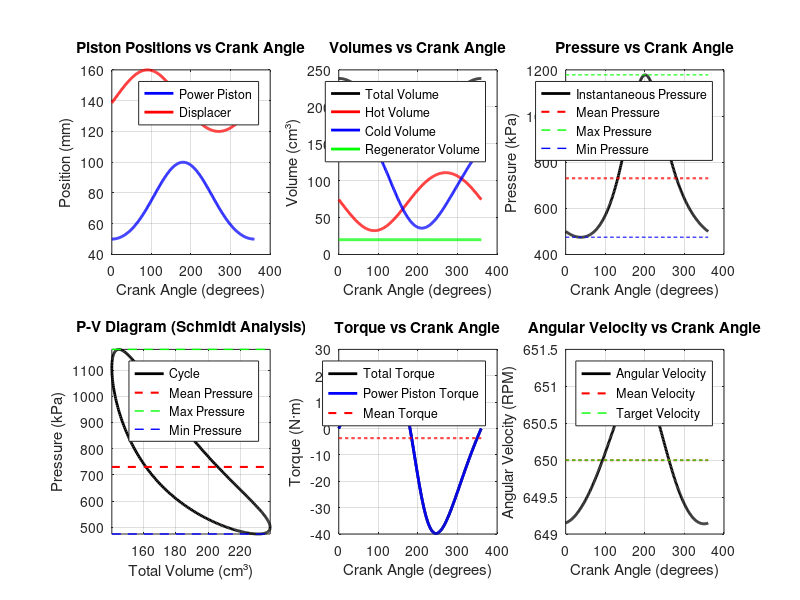

MATLAB code for this plot:
%% Stirling Engine Cycle Problem

clear; clc; close all;

%% Functions

function pistonPosition = calculatePistonPosition(crankAngle, crankLength, rodLength)
    % Position is relative to bottom dead center (BDC)
    beta = asin(crankLength * sin(crankAngle) / rodLength);
    pistonPosition = rodLength * cos(beta) - crankLength * cos(crankAngle);
end

function coldVol = calculateColdVolume(crankAngle, params)
    % Calculate piston positions
    powerPistonPos = calculatePistonPosition(crankAngle, params.powerCrankLength, params.powerRodLength);
    displacerPos = calculatePistonPosition(crankAngle + params.phaseShift, params.displacerCrankLength, params.displacerRodLength);
    
    % Calculate cold side height
    % Distance between displacer and power piston, minus powerPinToPistonTop, minus half displacer height
    coldVol.height = (displacerPos - powerPistonPos) - params.powerPinToPistonTop - (params.displacerHeight / 2);
    
    % Calculate cold volume
    coldVol.volume = params.cylinderCrossSectionalArea * coldVol.height;
    
    % Ensure volume is non-negative
    coldVol.volume = max(coldVol.volume, 0);
end

function hotVol = calculateHotVolume(crankAngle, params)
%CALCULATEHOTVOLUME Calculate hot side volume
%   Inputs:
%       crankAngle - Crank angle in radians
%       params - Structure containing engine parameters
%   Output:
%       hotVol - Structure containing hot volume data
%           hotVol.volume - Hot side volume in m³
%           hotVol.height - Hot side height in m

    % Calculate piston positions
    powerPistonPos = calculatePistonPosition(crankAngle, params.powerCrankLength, params.powerRodLength);
    displacerPos = calculatePistonPosition(crankAngle + params.phaseShift, params.displacerCrankLength, params.displacerRodLength);
    
    % Calculate cold side height (same as in calculateColdVolume)
    coldHeight = (displacerPos - powerPistonPos) - params.powerPinToPistonTop - (params.displacerHeight / 2);
    
    % Calculate hot side height
    % Hot height = ColdHotHeight - cold height
    hotVol.height = params.totalCylinderHeight - .5 * params.displacerHeight - displacerPos;
    
    % Calculate hot volume
    hotVol.volume = params.cylinderCrossSectionalArea * hotVol.height;
    
    % Ensure volume is non-negative
    hotVol.volume = max(hotVol.volume, 0);
end

function schmidt = calculateSchmidtAnalysis(crankAngle, params)
%CALCULATESCHMIDTANALYSIS Calculate Schmidt analysis for Stirling engine
%   Inputs:
%       crankAngle - Crank angle in radians
%       params - Structure containing engine parameters
%   Output:
%       schmidt - Structure containing Schmidt analysis results
%           schmidt.pressure - Instantaneous pressure in Pa
%           schmidt.totalMass - Total mass in system in kg
%           schmidt.coldVolume - Cold side volume in m³
%           schmidt.hotVolume - Hot side volume in m³
%           schmidt.regeneratorVolume - Regenerator volume in m³

    % Calculate volumes at current crank angle
    coldVol = calculateColdVolume(crankAngle, params);
    hotVol = calculateHotVolume(crankAngle, params);
    
    % Extract volumes
    V_c = coldVol.volume;           % Cold side volume
    V_h = hotVol.volume;            % Hot side volume
    V_reg = params.regeneratorVolume; % Regenerator volume (constant)
    
    % Extract temperatures
    T_c = params.coldTemperature;   % Cold side temperature
    T_h = params.hotTemperature;    % Hot side temperature
    T_r = params.regeneratorTemperature; % Regenerator temperature
    
    % Extract gas constant
    R = params.gasConstant;         % Gas constant
    
    % Calculate total mass using ideal gas law at BDC condition
    % At BDC, we know the pressure and can calculate total mass
    V_comp_bdc = calculateColdVolume(0, params).volume;  % Cold volume at BDC
    V_exp_bdc = calculateHotVolume(0, params).volume;    % Hot volume at BDC
    P_bdc = params.pressureAtBDC;                        % Pressure at BDC
    
    % Apply ideal gas law at BDC condition
    denominator_bdc = V_comp_bdc/T_c + V_reg/T_r + V_exp_bdc/T_h;
    m_total = P_bdc * denominator_bdc / R;  % kg
    
    % Schmidt equation: P = m_total * R / (V_c/T_c + V_r/T_r + V_h/T_h)
    denominator = V_c/T_c + V_reg/T_r + V_h/T_h;
    P = (m_total * R) / denominator;  % Pa
    
    % Store results in structure
    schmidt.pressure = P;
    schmidt.totalMass = m_total;
    schmidt.coldVolume = V_c;
    schmidt.hotVolume = V_h;
    schmidt.regeneratorVolume = V_reg;
end

function torque = calculateTorque(crankAngle, params)
    % Pressure from Schmidt at this crank angle (make sure its absolute)
    schmidt = calculateSchmidtAnalysis(crankAngle, params);
    P      = schmidt.pressure;

    % Geometry / constants
    r  = params.powerCrankLength;
    l  = params.powerRodLength;
    A  = params.cylinderCrossSectionalArea;   % same as cylinderArea you use elsewhere
    Patm = params.atmosphericPressure;

    % Net axial force on power piston
    Fp = (P - Patm) * A;

    % Rod obliquity
    sb = (r/l) * sin(crankAngle);             % sinβ

    cb = sqrt(1 - sb.^2);                 % cosβ > 0
    torque.power = Fp * r * sin(crankAngle) ./ cb;

    torque.displacer = 0;                     % equal pressure both sides, zero rod area
    torque.total     = torque.power;
    torque.mean      = torque.total;          % single angle → same as total
end


function flywheel = sizeFlywheel(theta, params)
%SIZEFLYWHEEL Calculate required flywheel dimensions based on energy fluctuation
%   Inputs:
%       theta - Crank angle array in radians
%       params - Structure containing engine parameters
%   Output:
%       flywheel - Structure containing flywheel sizing results
%           flywheel.outerDiameter - Outer diameter in m
%           flywheel.requiredInertia - Required moment of inertia in kg·m²
%           flywheel.mass - Flywheel mass in kg
%           flywheel.energyFluctuation - Energy fluctuation in J
%           flywheel.innerDiameter - Inner diameter in m
%           flywheel.volume - Flywheel volume in m³

    % Extract parameters
    omega_avg = params.averageRPM * 2*pi/60;  % Convert RPM to rad/s
    Cs = params.flywheelCoefficientOfFluctuation;
    w = params.flywheelWidth;
    t = params.flywheelRimThickness;
    rho = params.flywheelMaterialDensity;
    
    % Calculate torque for entire cycle
    T_total = zeros(size(theta));
    for i = 1:length(theta)
        torque = calculateTorque(theta(i), params);
        T_total(i) = torque.total;
    end
    
    T_mean = mean(T_total);
    T_deviation = T_total - T_mean;
    
    % Calculate energy fluctuation
    energy_variation = zeros(size(theta));
    for i = 2:length(theta)
        dtheta = theta(i) - theta(i-1);
        energy_variation(i) = energy_variation(i-1) + ...
                              0.5 * (T_deviation(i) + T_deviation(i-1)) * dtheta;
    end
    
    E_max = max(energy_variation);
    E_min = min(energy_variation);
    energy_fluctuation = E_max - E_min;
    
    % Required moment of inertia
    I_required = energy_fluctuation / (Cs * omega_avg^2);
    
    % Calculate flywheel dimensions using iterative method
    r_outer_guess = (I_required / (2 * pi * rho * w * t))^(1/3);
    
    for iter = 1:10
        r_inner = r_outer_guess - t;
        if r_inner <= 0
            error('Flywheel thickness too large for required inertia');
        end
        
        V = pi * w * (r_outer_guess^2 - r_inner^2);
        m = rho * V;
        I_calc = 0.5 * m * (r_outer_guess^2 + r_inner^2);
        
        error_ratio = I_required / I_calc;
        r_outer_guess = r_outer_guess * error_ratio^(1/3);
        
        if abs(I_calc - I_required) / I_required < 0.001
            break;
        end
    end
    
    r_outer = r_outer_guess;
    D_outer = 2 * r_outer;
    r_inner = r_outer - t;
    D_inner = 2 * r_inner;
    
    V_flywheel = pi * w * (r_outer^2 - r_inner^2);
    mass = rho * V_flywheel;
    
    % Store results in structure
    flywheel.outerDiameter = D_outer;
    flywheel.innerDiameter = D_inner;
    flywheel.requiredInertia = I_required;
    flywheel.mass = mass;
    flywheel.energyFluctuation = energy_fluctuation;
    flywheel.volume = V_flywheel;
    
    % Check against maximum diameter limit
    if D_outer > params.maximumFlywheelDiameter
        warning('Flywheel diameter (%.2f m) exceeds maximum limit (%.2f m)', ...
                D_outer, params.maximumFlywheelDiameter);
    end
end

function dynamics = simulateDynamics(theta, I_flywheel, params)
%SIMULATEDYNAMICS Simulate angular velocity variation with flywheel
%   Inputs:
%       theta - Crank angle array in radians
%       I_flywheel - Flywheel moment of inertia in kg·m²
%       params - Structure containing engine parameters
%   Output:
%       dynamics - Structure containing dynamics simulation results
%           dynamics.angularVelocity - Angular velocity in rad/s
%           dynamics.angularAcceleration - Angular acceleration in rad/s²
%           dynamics.rpm - Angular velocity in RPM
%           dynamics.coefficientOfFluctuation - Actual coefficient of fluctuation
%           dynamics.netTorque - Net torque (engine - load) in N·m
%           dynamics.loadTorque - Load torque in N·m

    % Extract parameters
    omega_avg = params.averageRPM * 2*pi/60;  % Convert RPM to rad/s
    
    % Calculate torque for entire cycle
    T_total = zeros(size(theta));
    for i = 1:length(theta)
        torque = calculateTorque(theta(i), params);
        T_total(i) = torque.total;
    end
    
    T_mean = mean(T_total);
    T_load = T_mean;  % Load torque equals mean engine torque
    T_net = T_total - T_load;  % Net torque available for acceleration
    
    % Calculate angular acceleration
    alpha = T_net / I_flywheel;
    
    % Energy-based approach for velocity calculation
    omega = zeros(size(theta));
    omega(1) = omega_avg;  % Start at average velocity
    
    for i = 2:length(theta)
        dtheta = theta(i) - theta(i-1);
        dW = 0.5 * (T_net(i) + T_net(i-1)) * dtheta;  % Work done by net torque
        omega_squared = omega(i-1)^2 + 2 * dW / I_flywheel;
        
        if omega_squared > 0
            omega(i) = sqrt(omega_squared);
        else
            omega(i) = 0.1 * omega_avg;  % Minimum velocity to avoid zero
        end
    end
    
    % Adjust to maintain correct average speed
    omega_actual_avg = mean(omega);
    omega = omega * (omega_avg / omega_actual_avg);
    
    % Convert to RPM
    rpm = omega * 60 / (2*pi);
    
    % Calculate actual coefficient of fluctuation
    omega_max = max(omega);
    omega_min = min(omega);
    omega_mean = mean(omega);
    Cs_actual = (omega_max - omega_min) / omega_mean;
    
    % Store results in structure
    dynamics.angularVelocity = omega;
    dynamics.angularAcceleration = alpha;
    dynamics.rpm = rpm;
    dynamics.coefficientOfFluctuation = Cs_actual;
    dynamics.netTorque = T_net;
    dynamics.loadTorque = T_load;
    
    % Error checking
    if any(omega <= 0)
        error('Non-positive angular velocity detected');
    end
    
    if Cs_actual > params.flywheelCoefficientOfFluctuation * 1.1
        warning('Actual coefficient of fluctuation (%.4f) exceeds target (%.4f)', ...
                Cs_actual, params.flywheelCoefficientOfFluctuation);
    end
end



%% Prescribed Parameters

% ============== GEOMETRY PARAMETERS ==============

% Power Piston
params.powerCrankLength = 0.025;              % m - Crank radius
params.powerRodLength = 0.075;                % m - Connecting rod length
params.powerPinToPistonTop = 0.005;           % m - Pin to piston distance

% Displacer
params.displacerCrankLength = 0.020;          % m - Crank radius
params.displacerRodLength = 0.140;            % m - Connecting rod length
params.displacerVolume = 4e-5;                % m³ - Displacer volume

% Cylinder
params.cylinderBore = 0.050;                  % m - Bore diameter



% ============== OPERATING CONDITIONS ==============

% Kinematics
params.phaseShift = pi/2;                     % rad - Phase angle (90°)
params.averageRPM = 650;                      % RPM - Operating speed

% Thermodynamics
params.hotTemperature = 900;                  % K - Hot space temperature
params.coldTemperature = 300;                 % K - Cold space temperature


% Pressure
params.pressureAtBDC = 500e3;                 % Pa - Pressure at bottom dead center
params.atmosphericPressure = 101.3e3;         % Pa - Atmospheric pressure


% ============== DEAD VOLUMES ==============

params.compressionRatio = 1.7;                % Given compression ratio
params.regeneratorVolume = 2e-5;              % m³ - Given regenerator volume


% ============== WORKING FLUID (AIR) ==============

params.gasConstant = 287;                     % J/(kg·K) - Specific gas constant
params.gasGamma = 1.4;                        % - Heat capacity ratio
params.gasName = 'Air';


% ============== FLYWHEEL SPECIFICATIONS ==============

params.flywheelWidth = 0.025;                 % m - Flywheel width
params.flywheelRimThickness = 0.050;          % m - Rim thickness
params.flywheelMaterialDensity = 7750;        % kg/m³ - 304 Stainless Steel
params.flywheelCoefficientOfFluctuation = 0.003;  % - Target Cs value

% ============== SIMULATION PARAMETERS ==============

params.simulationPointsPerCycle = 360;        % Points per cycle
params.simulationCycles = 3;                  % Number of cycles
params.simulationTolerance = 1e-6;            % Convergence tolerance
params.maximumFlywheelDiameter = 2.0;         % m - Maximum allowable flywheel diameter


%% Assisting Calculations

% Cylinder cross-sectional area
params.cylinderCrossSectionalArea = pi/4*(params.cylinderBore)^2;

% Displacer GEOMETRY
params.displacerHeight = params.displacerVolume / params.cylinderCrossSectionalArea;

% Calculate power piston positions at BDC and TDC
params.powerPistonPosBDC = calculatePistonPosition(0, params.powerCrankLength, params.powerRodLength);  % 0 radians = BDC
params.powerPistonPosTDC = calculatePistonPosition(pi, params.powerCrankLength, params.powerRodLength);  % π radians = TDC

% Calculate swept volume (volume displaced by power piston)
params.powerSweptVolume = params.cylinderCrossSectionalArea * (params.powerPistonPosTDC - params.powerPistonPosBDC);

% Calculate total volume at BDC (9.23 Pg 2) (Also V_MAX)
params.totalVolumeBDC = params.regeneratorVolume - params.displacerVolume + ( params.compressionRatio * params.powerSweptVolume ) / ( params.compressionRatio - 1 ) ;

%Total cylinder height (crank pin to cylinder roof)
params.ColdHotHeight = params.totalVolumeBDC / params.cylinderCrossSectionalArea;
params.totalCylinderHeight = params.ColdHotHeight + params.displacerHeight + params.powerPinToPistonTop + params.powerRodLength -params.powerCrankLength;

% Regenerator temperature
params.regeneratorTemperature = (params.hotTemperature + params.coldTemperature) / 2;  % K












%% Test Animation - Stirling Engine Cycle Analysis

% Create crank angle array for one complete cycle
theta = linspace(0, 2*pi, params.simulationPointsPerCycle);

% Initialize arrays for storage
powerPistonPos = zeros(size(theta));
displacerPos = zeros(size(theta));
totalVolume = zeros(size(theta));
hotVolume = zeros(size(theta));
coldVolume = zeros(size(theta));
regeneratorVolume = params.regeneratorVolume * ones(size(theta));
pressure = zeros(size(theta));
totalTorque = zeros(size(theta));
powerTorque = zeros(size(theta));

% Calculate all data for each crank angle
fprintf('Calculating cycle data...\n');
for i = 1:length(theta)
    % Calculate piston positions
    powerPistonPos(i) = calculatePistonPosition(theta(i), params.powerCrankLength, params.powerRodLength);
    displacerPos(i) = calculatePistonPosition(theta(i) + params.phaseShift, params.displacerCrankLength, params.displacerRodLength);
    
    % Calculate volumes
    coldVol = calculateColdVolume(theta(i), params);
    hotVol = calculateHotVolume(theta(i), params);
    
    coldVolume(i) = coldVol.volume;
    hotVolume(i) = hotVol.volume;
    totalVolume(i) = coldVolume(i) + hotVolume(i) + regeneratorVolume(i);
    
    % Calculate Schmidt analysis
    schmidt = calculateSchmidtAnalysis(theta(i), params);
    pressure(i) = schmidt.pressure;
    
    % Calculate torque
    torque = calculateTorque(theta(i), params);
    totalTorque(i) = torque.total;
    powerTorque(i) = torque.power;
end

% Calculate flywheel sizing and dynamics
fprintf('Calculating flywheel size and dynamics...\n');
flywheel = sizeFlywheel(theta, params);
dynamics = simulateDynamics(theta, flywheel.requiredInertia, params);

% Calculate cycle averages and limits
meanPressure = mean(pressure);
maxPressure = max(pressure);
minPressure = min(pressure);
meanTorque = mean(totalTorque);
meanAngularVelocity = mean(dynamics.rpm);

% Create comprehensive analysis figure
figure('Name', 'Stirling Engine Cycle Analysis', 'Position', [50, 50, 1800, 1000]);

% Subplot 1: Piston Positions vs Crank Angle
subplot(2,3,1);
plot(theta*180/pi, powerPistonPos*1000, 'b-', 'LineWidth', 2, 'DisplayName', 'Power Piston');
hold on;
plot(theta*180/pi, displacerPos*1000, 'r-', 'LineWidth', 2, 'DisplayName', 'Displacer');
xlabel('Crank Angle (degrees)');
ylabel('Position (mm)');
title('Piston Positions vs Crank Angle');
legend('Location', 'best');
grid on;

% Subplot 2: Volume vs Crank Angle
subplot(2,3,2);
plot(theta*180/pi, totalVolume*1e6, 'k-', 'LineWidth', 2, 'DisplayName', 'Total Volume');
hold on;
plot(theta*180/pi, hotVolume*1e6, 'r-', 'LineWidth', 2, 'DisplayName', 'Hot Volume');
plot(theta*180/pi, coldVolume*1e6, 'b-', 'LineWidth', 2, 'DisplayName', 'Cold Volume');
plot(theta*180/pi, regeneratorVolume*1e6, 'g-', 'LineWidth', 2, 'DisplayName', 'Regenerator Volume');
xlabel('Crank Angle (degrees)');
ylabel('Volume (cm³)');
title('Volumes vs Crank Angle');
legend('Location', 'best');
grid on;

% Subplot 3: Pressure vs Crank Angle with constant pressure lines
subplot(2,3,3);
plot(theta*180/pi, pressure/1000, 'k-', 'LineWidth', 2, 'DisplayName', 'Instantaneous Pressure');
hold on;
plot(theta*180/pi, meanPressure/1000*ones(size(theta)), 'r--', 'LineWidth', 1.5, 'DisplayName', 'Mean Pressure');
plot(theta*180/pi, maxPressure/1000*ones(size(theta)), 'g--', 'LineWidth', 1, 'DisplayName', 'Max Pressure');
plot(theta*180/pi, minPressure/1000*ones(size(theta)), 'b--', 'LineWidth', 1, 'DisplayName', 'Min Pressure');
xlabel('Crank Angle (degrees)');
ylabel('Pressure (kPa)');
title('Pressure vs Crank Angle');
legend('Location', 'best');
grid on;

% Subplot 4: P-V Diagram with constant pressure/temperature lines
subplot(2,3,4);
plot(totalVolume*1e6, pressure/1000, 'k-', 'LineWidth', 2, 'DisplayName', 'Cycle');
hold on;
% Add constant pressure lines
plot([min(totalVolume)*1e6, max(totalVolume)*1e6], [meanPressure/1000, meanPressure/1000], 'r--', 'LineWidth', 1.5, 'DisplayName', 'Mean Pressure');
plot([min(totalVolume)*1e6, max(totalVolume)*1e6], [maxPressure/1000, maxPressure/1000], 'g--', 'LineWidth', 1, 'DisplayName', 'Max Pressure');
plot([min(totalVolume)*1e6, max(totalVolume)*1e6], [minPressure/1000, minPressure/1000], 'b--', 'LineWidth', 1, 'DisplayName', 'Min Pressure');
xlabel('Total Volume (cm³)');
ylabel('Pressure (kPa)');
title('P-V Diagram (Schmidt Analysis)');
legend('Location', 'best');
grid on;
axis tight;

% Subplot 5: Torque vs Crank Angle with average
subplot(2,3,5);
plot(theta*180/pi, totalTorque, 'k-', 'LineWidth', 2, 'DisplayName', 'Total Torque');
hold on;
plot(theta*180/pi, powerTorque, 'b-', 'LineWidth', 2, 'DisplayName', 'Power Piston Torque');
plot(theta*180/pi, meanTorque*ones(size(theta)), 'r--', 'LineWidth', 1.5, 'DisplayName', 'Mean Torque');
xlabel('Crank Angle (degrees)');
ylabel('Torque (N·m)');
title('Torque vs Crank Angle');
legend('Location', 'best');
grid on;

% Subplot 6: Angular Velocity vs Crank Angle with average
subplot(2,3,6);
plot(theta*180/pi, dynamics.rpm, 'k-', 'LineWidth', 2, 'DisplayName', 'Angular Velocity');
hold on;
plot(theta*180/pi, meanAngularVelocity*ones(size(theta)), 'r--', 'LineWidth', 1.5, 'DisplayName', 'Mean Velocity');
plot(theta*180/pi, params.averageRPM*ones(size(theta)), 'g--', 'LineWidth', 1, 'DisplayName', 'Target Velocity');
xlabel('Crank Angle (degrees)');
ylabel('Angular Velocity (RPM)');
title('Angular Velocity vs Crank Angle');
legend('Location', 'best');
grid on;

% Display comprehensive analysis results
fprintf('\n=== STIRLING ENGINE CYCLE ANALYSIS RESULTS ===\n');
fprintf('Engine Configuration:\n');
fprintf('  Power Piston Crank Length: %.1f mm\n', params.powerCrankLength*1000);
fprintf('  Power Piston Rod Length: %.1f mm\n', params.powerRodLength*1000);
fprintf('  Displacer Crank Length: %.1f mm\n', params.displacerCrankLength*1000);
fprintf('  Displacer Rod Length: %.1f mm\n', params.displacerRodLength*1000);
fprintf('  Phase Shift: %.1f degrees\n', params.phaseShift*180/pi);
fprintf('  Cylinder Bore: %.1f mm\n', params.cylinderBore*1000);

fprintf('\nThermodynamic Conditions:\n');
fprintf('  Hot Temperature: %.0f K (%.0f°C)\n', params.hotTemperature, params.hotTemperature-273.15);
fprintf('  Cold Temperature: %.0f K (%.0f°C)\n', params.coldTemperature, params.coldTemperature-273.15);
fprintf('  Regenerator Temperature: %.0f K (%.0f°C)\n', params.regeneratorTemperature, params.regeneratorTemperature-273.15);
fprintf('  Pressure at BDC: %.1f kPa\n', params.pressureAtBDC/1000);

fprintf('\nPiston Motion Analysis:\n');
fprintf('  Power Piston Stroke: %.2f mm\n', (max(powerPistonPos) - min(powerPistonPos))*1000);
fprintf('  Displacer Stroke: %.2f mm\n', (max(displacerPos) - min(displacerPos))*1000);
fprintf('  Power Piston Max Position: %.2f mm\n', max(powerPistonPos)*1000);
fprintf('  Displacer Max Position: %.2f mm\n', max(displacerPos)*1000);

fprintf('\nVolume Analysis:\n');
fprintf('  Total Volume Range: %.2f - %.2f cm³\n', min(totalVolume)*1e6, max(totalVolume)*1e6);
fprintf('  Compression Ratio: %.2f\n', max(totalVolume)/min(totalVolume));
fprintf('  Hot Volume Range: %.2f - %.2f cm³\n', min(hotVolume)*1e6, max(hotVolume)*1e6);
fprintf('  Cold Volume Range: %.2f - %.2f cm³\n', min(coldVolume)*1e6, max(coldVolume)*1e6);
fprintf('  Regenerator Volume: %.2f cm³ (constant)\n', regeneratorVolume(1)*1e6);

fprintf('\nPressure Analysis (Schmidt):\n');
fprintf('  Pressure Range: %.2f - %.2f kPa\n', min(pressure)/1000, max(pressure)/1000);
fprintf('  Mean Pressure: %.2f kPa\n', meanPressure/1000);
fprintf('  Pressure Ratio: %.2f\n', max(pressure)/min(pressure));

fprintf('\nTorque Analysis:\n');
fprintf('  Total Torque Range: %.3f - %.3f N·m\n', min(totalTorque), max(totalTorque));
fprintf('  Mean Total Torque: %.3f N·m\n', meanTorque);
fprintf('  Power Piston Torque Range: %.3f - %.3f N·m\n', min(powerTorque), max(powerTorque));
fprintf('  Mean Power Piston Torque: %.3f N·m\n', mean(powerTorque));

fprintf('\nFlywheel Analysis:\n');
fprintf('  Required Moment of Inertia: %.4f kg·m²\n', flywheel.requiredInertia);
fprintf('  Flywheel Outer Diameter: %.3f m (%.1f mm)\n', flywheel.outerDiameter, flywheel.outerDiameter*1000);
fprintf('  Flywheel Inner Diameter: %.3f m (%.1f mm)\n', flywheel.innerDiameter, flywheel.innerDiameter*1000);
fprintf('  Flywheel Mass: %.2f kg\n', flywheel.mass);
fprintf('  Flywheel Volume: %.6f m³ (%.1f cm³)\n', flywheel.volume, flywheel.volume*1e6);
fprintf('  Energy Fluctuation: %.3f J\n', flywheel.energyFluctuation);

fprintf('\nDynamics Analysis:\n');
fprintf('  Angular Velocity Range: %.1f - %.1f RPM\n', min(dynamics.rpm), max(dynamics.rpm));
fprintf('  Mean Angular Velocity: %.1f RPM\n', meanAngularVelocity);
fprintf('  Target Angular Velocity: %.1f RPM\n', params.averageRPM);
fprintf('  Actual Coefficient of Fluctuation: %.4f\n', dynamics.coefficientOfFluctuation);
fprintf('  Target Coefficient of Fluctuation: %.4f\n', params.flywheelCoefficientOfFluctuation);
fprintf('  Net Torque Range: %.3f - %.3f N·m\n', min(dynamics.netTorque), max(dynamics.netTorque));
fprintf('  Load Torque: %.3f N·m\n', dynamics.loadTorque);

fprintf('\nPerformance Summary:\n');
fprintf('  Engine Power Output: %.2f W (estimated from mean torque)\n', meanTorque * params.averageRPM * 2*pi/60);
fprintf('  Flywheel Effectiveness: %.1f%% (target Cs: %.4f, actual Cs: %.4f)\n', ...
        (1 - dynamics.coefficientOfFluctuation/params.flywheelCoefficientOfFluctuation)*100, ...
        params.flywheelCoefficientOfFluctuation, dynamics.coefficientOfFluctuation);
fprintf('  Cycle Completeness: %.1f%% (pressure returns to within 1%% of start)\n', ...
        (1 - abs(pressure(end) - pressure(1))/pressure(1))*100);

fprintf('\n===============================================\n');